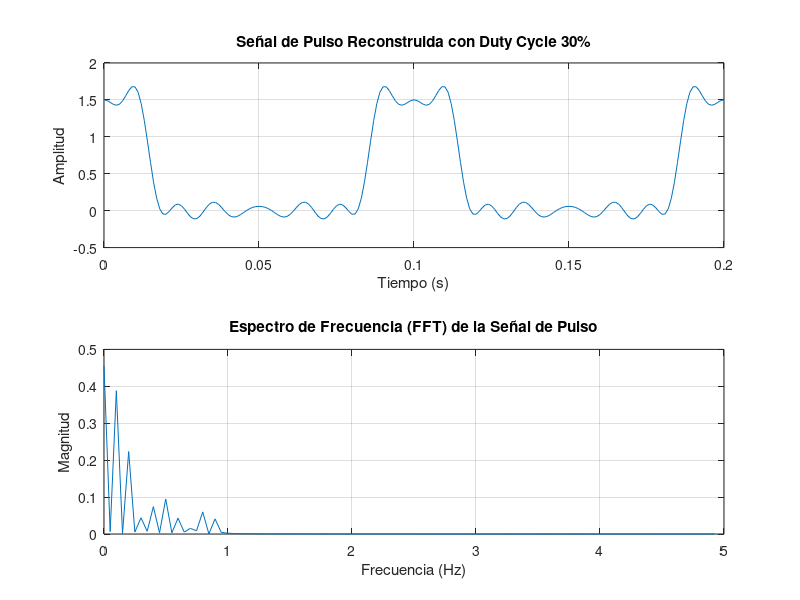

Write the MATLAB code that produced this figure.
% Definir parámetros de la señal
T = 0.1;  % Periodo de la señal (en segundos)
f = 1/T;  % Frecuencia fundamental (en Hz)

% Amplitudes de los armónicos proporcionadas
A0 = 0.45;   % Armónico 0 (componente DC)
A1 = 0.77;   % Armónico 1
A2 = 0.45;   % Armónico 2
A3 = 0.098;  % Armónico 3
A4 = -0.14;  % Armónico 4
A5 = -0.19;  % Armónico 5
A6 = -0.093; % Armónico 6
A7 = -0.042; % Armónico 7
A8 = 0.113;  % Armónico 8
A9 = 0.085;  % Armónico 9

% Definir el tiempo
t = 0:T/100:2*T;  % 2 períodos de la señal con 100 muestras por período

% Reconstrucción de la señal de pulso con los armónicos y usando coseno
V0 = A0;                   % Armónico 0 (componente DC)
V1 = A1 * cos(2 * pi * f * t);           % Armónico 1
V2 = A2 * cos(2 * pi * 2 * f * t);       % Armónico 2
V3 = A3 * cos(2 * pi * 3 * f * t);       % Armónico 3
V4 = A4 * cos(2 * pi * 4 * f * t);       % Armónico 4
V5 = A5 * cos(2 * pi * 5 * f * t);       % Armónico 5
V6 = A6 * cos(2 * pi * 6 * f * t);       % Armónico 6
V7 = A7 * cos(2 * pi * 7 * f * t);       % Armónico 7
V8 = A8 * cos(2 * pi * 8 * f * t);       % Armónico 8
V9 = A9 * cos(2 * pi * 9 * f * t);       % Armónico 9

% Señal reconstruida sumando todos los armónicos
V_pulse_30 = V0 + V1 + V2 + V3 + V4 + V5 + V6 + V7 + V8 + V9;

% Graficar la señal de pulso reconstruida con duty cycle del 30%
figure;
subplot(2,1,1);  % Subgráfico para la señal en el dominio del tiempo
plot(t, V_pulse_30);
title('Señal de Pulso Reconstruida con Duty Cycle 30%');
xlabel('Tiempo (s)');
ylabel('Amplitud');
grid on;

% Aplicar la FFT a la señal
N = length(V_pulse_30);  % Número de puntos en la señal
f_fft = fft(V_pulse_30);  % Calcular la FFT

% Calcular las frecuencias correspondientes
f_rec = (0:N-1)*(1/T)/N;  % Vector de frecuencias

% Magnitud de la FFT
mag_f_fft = abs(f_fft)/N;

% Graficar la FFT en el dominio de la frecuencia
subplot(2,1,2);  % Subgráfico para la FFT
f_half = floor(N/2); % Asegurarse de que N/2 sea un entero
plot(f_rec(1:f_half), mag_f_fft(1:f_half)); % Graficar solo las frecuencias positivas
title('Espectro de Frecuencia (FFT) de la Señal de Pulso');
xlabel('Frecuencia (Hz)');
ylabel('Magnitud');
grid on;
